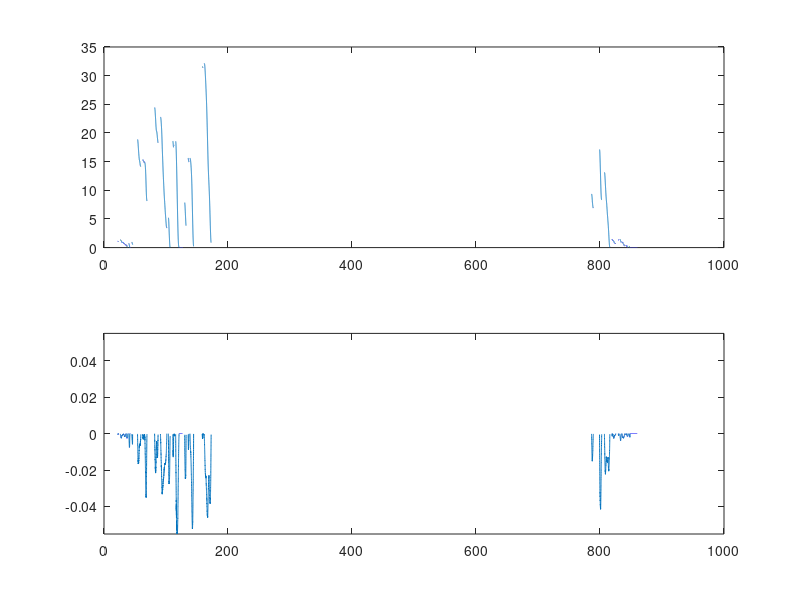

Reproduce this figure in MATLAB.
clear all

%import velocity data
velocity_data = importdata('MeasuredVelocities.txt');

%plot(velocity_data(:,1),velocity_data(:,2))

%compute mean velocity of all 4 wheels
a = velocity_data(:,2:5);
mean_velocity = mean(a,2);
mean_velocity = movmean(mean_velocity, 200); %apply moving average filter to smoothen the data
acceleration = diff(mean_velocity);

neg_acceleration = acceleration;
decreasing_velocity = mean_velocity;

neg_acceleration(neg_acceleration>0) = nan;
decreasing_velocity(isnan(neg_acceleration)) = nan;

max = ceil(max(decreasing_velocity));
M = zeros(max,1);

for i=0:max-1
    index = find(decreasing_velocity >= i & decreasing_velocity < i+1);
    if (index(end) > length(neg_acceleration))
        index(end) = [];
    end
    tmp_acceleration = mean(neg_acceleration(index));
    M(i+1,1)= mean(tmp_acceleration);
end

%plot mean velocity and acceleration
subplot(2,1,1);
plot(velocity_data(:,1),mean_velocity)
subplot(2,1,2);
plot(velocity_data(2:length(velocity_data),1),acceleration)

%plot mean velocity and acceleration
subplot(2,1,1);
plot(velocity_data(:,1),decreasing_velocity)
subplot(2,1,2);
plot(velocity_data(2:length(velocity_data),1),neg_acceleration)
ylim([min(neg_acceleration) min(neg_acceleration)*-1])



%plot(M, 'o')
